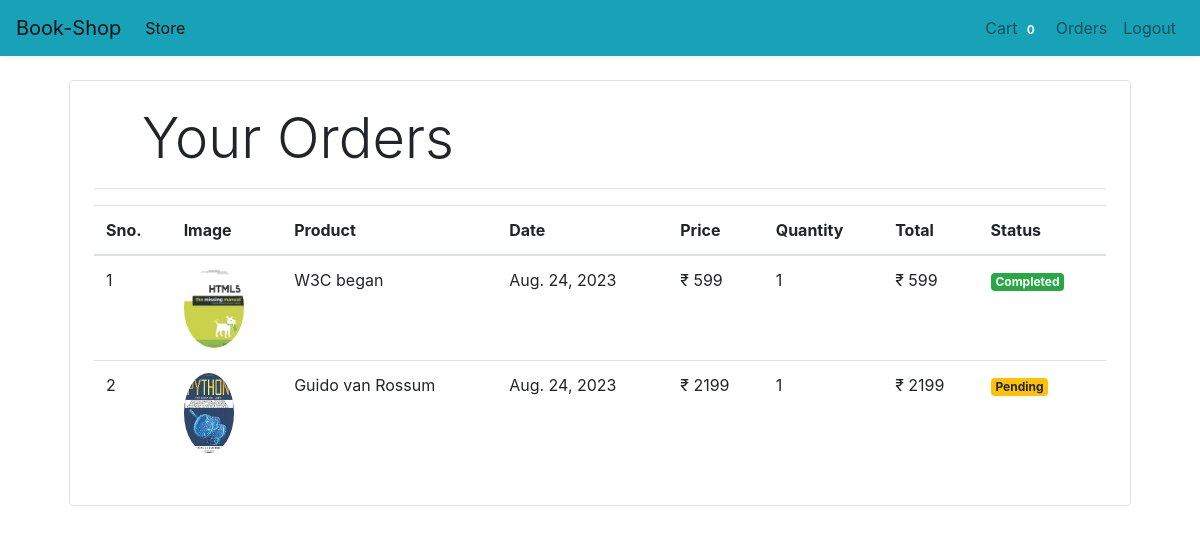
Screenshot of /orders (signed in) with the database file from the repository.
### store/models/orders.py (models this page shows, shortened)
class Order(models.Model):
    product = models.ForeignKey(Product,
                                on_delete=models.CASCADE)
    customer = models.ForeignKey(Customer,
                                 on_delete=models.CASCADE)
    quantity = models.IntegerField(default=1)
    price = models.IntegerField()
    address = models.CharField(max_length=50, default='', blank=True)
    phone = models.CharField(max_length=50, default='', blank=True)
    date = models.DateField(default=datetime.datetime.today)
    status = models.BooleanField(default=False)
    @staticmethod
    def get_orders_by_customer(customer_id):
        return Order.objects.filter(customer=customer_id).order_by('-date')

### store/models/product.py (models this page shows, shortened)
class Product(models.Model):
    name = models.CharField(max_length=50)
    price = models.IntegerField(default=0)
    category = models.ForeignKey(Category, on_delete=models.CASCADE, default=1)
    description = models.CharField(max_length=200, default='' , null=True , blank=True)
    image = models.ImageField(upload_to='uploads/products/')

### store/middlewares/auth.py (the view)
    def middleware(request):
        print(request.session.get('customer'))
        returnUrl = request.META['PATH_INFO']
        print(request.META['PATH_INFO'])
        if not request.session.get('customer'):
           return redirect(f'login?return_url={returnUrl}')
        response = get_response(request)
        return response

### store/templatetags/custom_filter.py (called while the page is built)
@register.filter(name='currency')
def currency(number):
    return "₹ "+str(number)

@register.filter(name='multiply')
def multiply(number , number1):
    return number * number1

### store/views/orders.py (called while the page is built)
    def get(self , request ):
        customer = request.session.get('customer')
        orders = Order.get_orders_by_customer(customer)
        print(orders)
        return render(request , 'orders.html'  , {'orders' : orders})

### store/templates/orders.html
{% extends 'base.html' %}
{% block content %}
{% load cart %}
{% load custom_filter %}
<div class="container">
   <div class="border rounded p-4 m-4">
        <p class="display-4 pl-4 ml-4">Your Orders</p>
        <hr>
        <table class="table">
            <thead>
                <tr>
                    <th>Sno.</th>
                    <th>Image</th>
                    <th>Product</th>
                    <th>Date</th>
                    <th>Price</th>
                    <th>Quantity</th>
                    <th>Total</th>
                    <th>Status</th>
                </tr>
            </thead>
            <tbody>
                {% for order in orders %}
                <tr>
                    <td>{{forloop.counter}}</td>
                    <td><img style="height: 80px;" class="rounded-circle" src="{{order.product.image.url}}" alt=""></td>
                    <td>{{order.product.name}}</td>
                    <td>{{order.date}}</td>
                    <td>{{order.price|currency}}</td>
                    <td>{{order.quantity}}</td>
                    <td>{{order.quantity|multiply:order.price|currency}}</td>
                    {% if order.status %}
                    <td><small class="badge badge-success">Completed</small></td>
                    {%else%}
                    <td><small class="badge badge-warning">Pending</small></td>
                    {% endif %}
                </tr>
                {% endfor %}
            </tbody>
        </table>
   </div>
</div>
{% endblock %}

### rows the page displays
Order: product.image (picture), product.name "W3C began", date "Aug. 24, 2023", price "₹ 599", quantity "1", quantity|multiply "₹ 599", status "Completed"
Order: product.image (picture), product.name "Guido van Rossum", date "Aug. 24, 2023", price "₹ 2199", quantity "1", quantity|multiply "₹ 2199", status "Pending"

### other values shown
{{ request.session.cart.keys|length }} "0"
